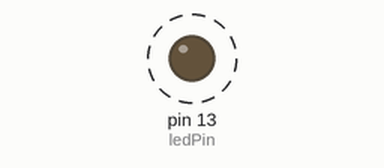
Recording of a sketch running on a simulated Arduino Uno, built with avr-gcc and run on an emulated ATmega328P. On the bench: output pins drawn as LEDs (lit = HIGH). Dashed ring = blinking.

Above: at 0.5 s.
Timing chart, 0 to 4.6 s (numbered marks = the images above):
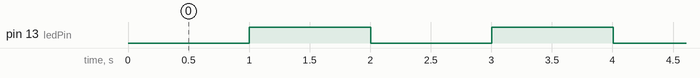

The sketch:

exemplo_blink_sem_delay.ino
```cpp
/**************************************************************************
 *                 Placa de Desenvolvimento Arduino Uno                   *
 *               Controle de LED com Temporização Usando millis()         *
 * Elaborado/Adaptado por Epaminondas Lage                                *
 *                                                                        *
 * Este código controla um LED conectado ao pino 13 do Arduino, fazendo-o *
 * piscar em intervalos regulares de 1 segundo. O código utiliza a função *
 * millis() para controlar o tempo sem bloquear a execução do programa,   *
 * permitindo uma operação mais eficiente.                                *
 **************************************************************************/

int ledPin = 13; // Pino em que o LED está conectado
int ledStatus = LOW; // Define que o estado inicial do LED é desligado

long previousMillis = 0; // Variável que armazena o tempo anterior em milissegundos
long redLedInterval = 1000; // Intervalo de tempo (1000ms = 1 segundo) entre mudanças de estado do LED

void setup() {
    pinMode(ledPin, OUTPUT); // Configura o pino 13 como saída para controlar o LED
}

void loop(){
    unsigned long currentMillis = millis(); // Armazena o tempo atual em milissegundos

    if (currentMillis - previousMillis > redLedInterval) { // Verifica se o tempo decorrido é maior que o intervalo definido
        previousMillis = currentMillis; // Atualiza o tempo anterior para o tempo atual

        if (ledStatus == LOW) { // Verifica o estado atual do LED; se estiver desligado, muda para ligado
            ledStatus = HIGH; // Muda o estado do LED para ligado
        } else { // Se o LED estiver ligado, muda para desligado
            ledStatus = LOW; // Muda o estado do LED para desligado
        }
        digitalWrite(ledPin, ledStatus); // Escreve o estado do LED (ligado ou desligado) no pino 13
    }
}
```

Measured:
- by itself, pin 13 (ledPin): alternates HIGH for 1.0 s and LOW for 1.0 s
